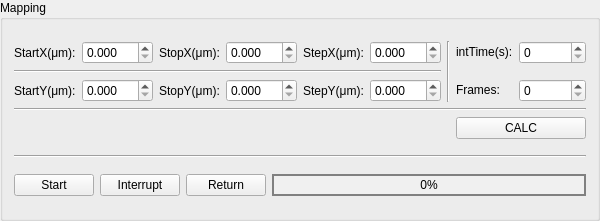
           <widget class="QGroupBox" name="groupBox_5">
            <property name="geometry">
             <rect>
              <x>600</x>
              <y>40</y>
              <width>591</width>
              <height>221</height>
             </rect>
            </property>
            <property name="title">
             <string>Mapping</string>
            </property>
            <layout class="QVBoxLayout" name="verticalLayout_3">
             <item>
              <layout class="QGridLayout" name="gridLayout">
               <item row="0" column="4">
                <widget class="QLabel" name="rotator_a_frames_spbx">
                 <property name="text">
                  <string>StepX(μm):</string>
                 </property>
                </widget>
               </item>
               <item row="0" column="2">
                <widget class="QLabel" name="label_25">
                 <property name="text">
                  <string>StopX(μm):</string>
                 </property>
                </widget>
               </item>
               <item row="0" column="6" rowspan="3">
                <widget class="Line" name="line_10">
                 <property name="orientation">
                  <enum>Qt::Vertical</enum>
                 </property>
                </widget>
               </item>
               <item row="2" column="7">
                <widget class="QLabel" name="rotator_a_frames_spbx_6">
                 <property name="sizePolicy">
                  <sizepolicy hsizetype="Preferred" vsizetype="Fixed">
                   <horstretch>0</horstretch>
                   <verstretch>0</verstretch>
                  </sizepolicy>
                 </property>
                 <property name="text">
                  <string>Frames:</string>
                 </property>
                </widget>
               </item>
               <item row="0" column="8">
                <widget class="QSpinBox" name="intTime_spbx">
                 <property name="maximum">
                  <number>1000000000</number>
                 </property>
                </widget>
               </item>
               <item row="2" column="8">
                <widget class="QSpinBox" name="frame_spbx">
                 <property name="maximum">
                  <number>1000000000</number>
                 </property>
                </widget>
               </item>
               <item row="2" column="0">
                <widget class="QLabel" name="label_24">
                 <property name="text">
                  <string>StartY(μm):</string>
                 </property>
                </widget>
               </item>
               <item row="2" column="2">
                <widget class="QLabel" name="label_26">
                 <property name="text">
                  <string>StopY(μm):</string>
                 </property>
                </widget>
               </item>
               <item row="0" column="5">
                <widget class="QDoubleSpinBox" name="mapping_step_x">
                 <property name="decimals">
                  <number>3</number>
                 </property>
                 <property name="maximum">
                  <double>120.000000000000000</double>
                 </property>
                 <property name="singleStep">
                  <double>0.010000000000000</double>
                 </property>
                </widget>
               </item>
               <item row="1" column="0" colspan="6">
                <widget class="Line" name="line_8">
                 <property name="orientation">
                  <enum>Qt::Horizontal</enum>
                 </property>
                </widget>
               </item>
               <item row="0" column="7">
                <widget class="QLabel" name="rotator_a_frames_spbx_7">
                 <property name="sizePolicy">
                  <sizepolicy hsizetype="Preferred" vsizetype="Fixed">
                   <horstretch>0</horstretch>
                   <verstretch>0</verstretch>
                  </sizepolicy>
                 </property>
                 <property name="text">
                  <string>intTime(s):</string>
                 </property>
                </widget>
               </item>
               <item row="2" column="3">
                <widget class="QDoubleSpinBox" name="stop_y">
                 <property name="sizePolicy">
                  <sizepolicy hsizetype="Minimum" vsizetype="Fixed">
                   <horstretch>0</horstretch>
                   <verstretch>0</verstretch>
                  </sizepolicy>
                 </property>
                 <property name="decimals">
                  <number>3</number>
                 </property>
                 <property name="maximum">
                  <double>120.000000000000000</double>
                 </property>
                 <property name="singleStep">
                  <double>0.010000000000000</double>
                 </property>
                </widget>
               </item>
               <item row="2" column="5">
                <widget class="QDoubleSpinBox" name="mapping_step_y">
                 <property name="decimals">
                  <number>3</number>
                 </property>
                 <property name="maximum">
                  <double>120.000000000000000</double>
                 </property>
                 <property name="singleStep">
                  <double>0.010000000000000</double>
                 </property>
                </widget>
               </item>
               <item row="0" column="1">
                <widget class="QDoubleSpinBox" name="start_x">
                 <property name="sizePolicy">
                  <sizepolicy hsizetype="Minimum" vsizetype="Fixed">
                   <horstretch>0</horstretch>
                   <verstretch>0</verstretch>
                  </sizepolicy>
                 </property>
                 <property name="decimals">
                  <number>3</number>
                 </property>
                 <property name="maximum">
                  <double>120.000000000000000</double>
                 </property>
                 <property name="singleStep">
                  <double>0.000000000000000</double>
                 </property>
                </widget>
               </item>
               <item row="2" column="1">
                <widget class="QDoubleSpinBox" name="start_y">
                 <property name="sizePolicy">
                  <sizepolicy hsizetype="Minimum" vsizetype="Fixed">
                   <horstretch>0</horstretch>
                   <verstretch>0</verstretch>
                  </sizepolicy>
                 </property>
                 <property name="decimals">
                  <number>3</number>
                 </property>
                 <property name="maximum">
                  <double>120.000000000000000</double>
                 </property>
                 <property name="singleStep">
                  <double>0.010000000000000</double>
                 </property>
                </widget>
               </item>
               <item row="0" column="3">
                <widget class="QDoubleSpinBox" name="stop_x">
                 <property name="sizePolicy">
                  <sizepolicy hsizetype="Minimum" vsizetype="Fixed">
                   <horstretch>0</horstretch>
                   <verstretch>0</verstretch>
                  </sizepolicy>
                 </property>
                 <property name="decimals">
                  <number>3</number>
                 </property>
                 <property name="maximum">
                  <double>120.000000000000000</double>
                 </property>
                 <property name="singleStep">
                  <double>0.010000000000000</double>
                 </property>
                </widget>
               </item>
               <item row="0" column="0">
                <widget class="QLabel" name="label_23">
                 <property name="text">
                  <string>StartX(μm):</string>
                 </property>
                </widget>
               </item>
               <item row="2" column="4">
                <widget class="QLabel" name="rotator_a_frames_spbx_2">
                 <property name="text">
                  <string>StepY(μm):</string>
                 </property>
                </widget>
               </item>
               <item row="3" column="0" colspan="9">
                <widget class="Line" name="line_17">
                 <property name="orientation">
                  <enum>Qt::Horizontal</enum>
                 </property>
                </widget>
               </item>
               <item row="4" column="7" colspan="2">
                <widget class="QPushButton" name="mapping_frame_calc_btn">
                 <property name="text">
                  <string>CALC</string>
                 </property>
                 <property name="icon">
                  <iconset resource="resources.qrc">
                   <normaloff>:/my_icons/images/icons/restore.svg</normaloff>:/my_icons/images/icons/restore.svg</iconset>
                 </property>
                 <property name="iconSize">
                  <size>
                   <width>20</width>
                   <height>30</height>
                  </size>
                 </property>
                </widget>
               </item>
              </layout>
             </item>
             <item>
              <widget class="Line" name="line_16">
               <property name="orientation">
                <enum>Qt::Horizontal</enum>
               </property>
              </widget>
             </item>
             <item>
              <layout class="QHBoxLayout" name="horizontalLayout_29" stretch="1,1,1,5">
               <item>
                <widget class="QPushButton" name="mapping_start_btn">
                 <property name="text">
                  <string>  Start  </string>
                 </property>
                 <property name="icon">
                  <iconset resource="resources.qrc">
                   <normaloff>:/my_icons/images/icons/play.svg</normaloff>:/my_icons/images/icons/play.svg</iconset>
                 </property>
                 <property name="iconSize">
                  <size>
                   <width>20</width>
                   <height>30</height>
                  </size>
                 </property>
                </widget>
               </item>
               <item>
                <widget class="QPushButton" name="mapping_interrupt_btn">
                 <property name="text">
                  <string>Interrupt</string>
                 </property>
                 <property name="icon">
                  <iconset resource="resources.qrc">
                   <normaloff>:/my_icons/images/icons/interrupt.svg</normaloff>:/my_icons/images/icons/interrupt.svg</iconset>
                 </property>
                 <property name="iconSize">
                  <size>
                   <width>20</width>
                   <height>30</height>
                  </size>
                 </property>
                </widget>
               </item>
               <item>
                <widget class="QPushButton" name="mapping_return_btn">
                 <property name="sizePolicy">
                  <sizepolicy hsizetype="Minimum" vsizetype="Fixed">
                   <horstretch>0</horstretch>
                   <verstretch>0</verstretch>
                  </sizepolicy>
                 </property>
                 <property name="text">
                  <string>Return</string>
                 </property>
                 <property name="icon">
                  <iconset resource="resources.qrc">
                   <normaloff>:/my_icons/images/icons/return.svg</normaloff>:/my_icons/images/icons/return.svg</iconset>
                 </property>
                 <property name="iconSize">
                  <size>
                   <width>20</width>
                   <height>30</height>
                  </size>
                 </property>
                </widget>
               </item>
               <item>
                <widget class="QProgressBar" name="mapping_progressbar">
                 <property name="styleSheet">
                  <string notr="true">QProgressBar {
    border: 2px solid grey;
    background-color: #f0f0f0;
    padding: 1px;
    height: 16px;
}

QProgressBar::chunk {
    background-color: #00bcd4;
    width: 10px;
}</string>
                 </property>
                 <property name="value">
                  <number>0</number>
                 </property>
                 <property name="alignment">
                  <set>Qt::AlignCenter</set>
                 </property>
                 <property name="textDirection">
                  <enum>QProgressBar::TopToBottom</enum>
                 </property>
                </widget>
               </item>
              </layout>
             </item>
            </layout>
           </widget>
